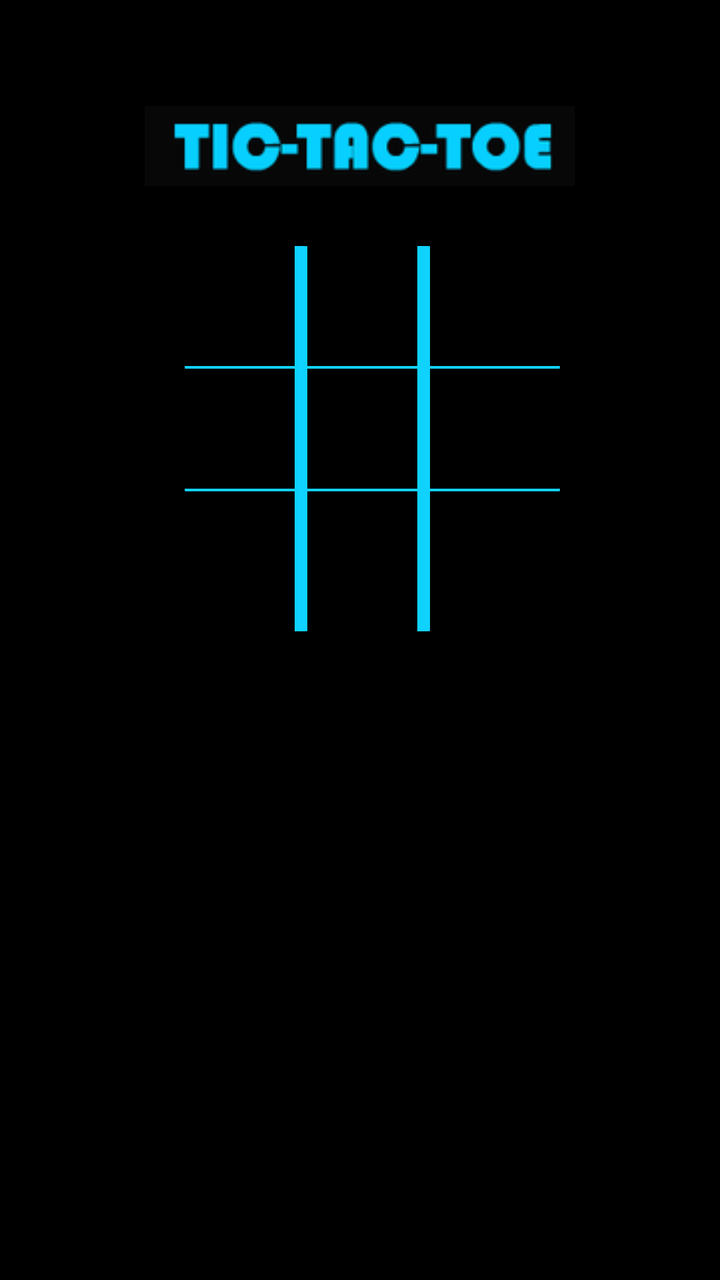
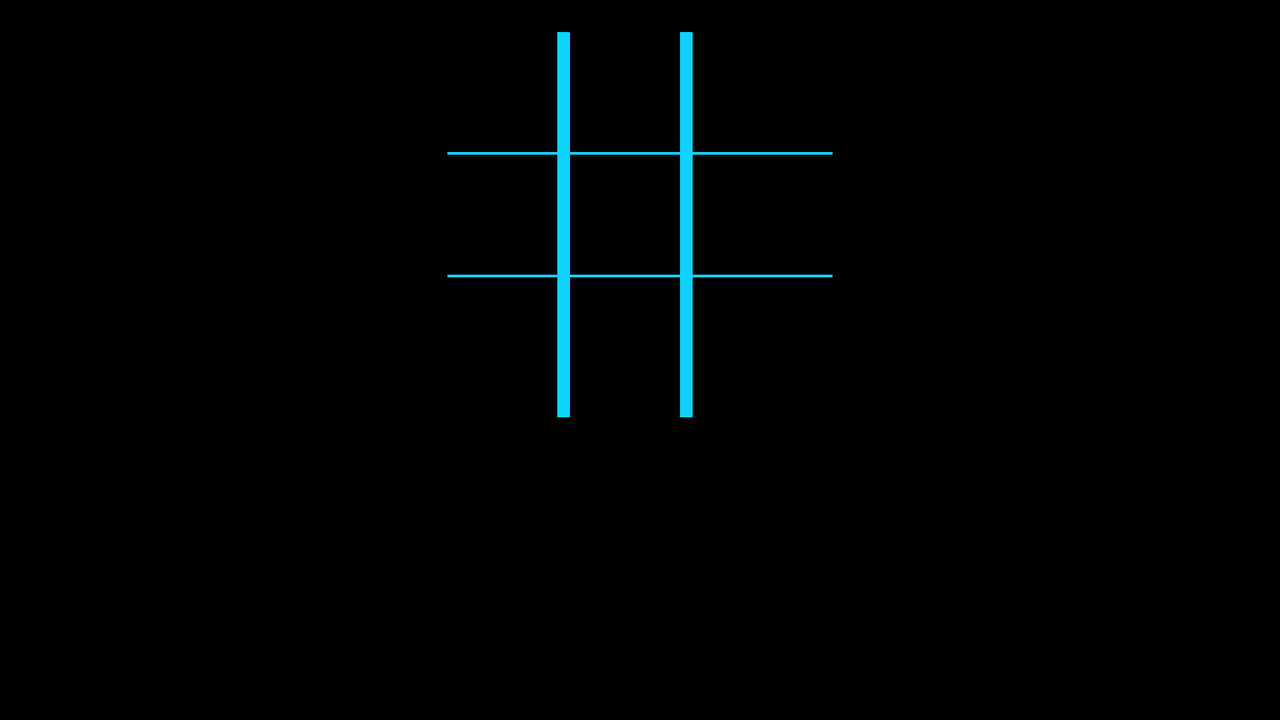

Compare how this app lays out the same screen by default and in its alternative resource folder. The renders come first, then the two layout files and the values they reference.
<!-- AndroidManifest.xml: application theme android:Theme.Holo -->
<!-- res/layout/activity_game.xml -->
<RelativeLayout xmlns:android="http://schemas.android.com/apk/res/android"
    xmlns:tools="http://schemas.android.com/tools"
    android:layout_width="match_parent"
    android:layout_height="match_parent"
    android:paddingBottom="@dimen/activity_vertical_margin"
    android:paddingLeft="@dimen/activity_horizontal_margin"
    android:paddingRight="@dimen/activity_horizontal_margin"
    android:paddingTop="@dimen/activity_vertical_margin"
    tools:context=".Game" 
    >

    <GridLayout
        android:id="@+id/gridLayout"
        android:layout_width="wrap_content"
        android:layout_height="wrap_content"
        android:layout_alignLeft="@+id/imageView1"
        android:layout_below="@+id/imageView1"
        android:layout_marginLeft="20dp"
        android:layout_marginTop="30dp"
        android:columnCount="3"
        android:orientation="horizontal"
        android:padding="0dp"
        android:rowCount="3"
        android:visibility="visible" >

        <Button
            android:id="@+id/button1"
            android:layout_width="70dp"
            android:layout_height="70dp"
            android:layout_gravity="left"
            android:background="@drawable/box_back_1"
            android:onClick="buttonClicked"
            android:tag="0"
            android:text=""
            android:textAppearance="?android:attr/textAppearanceLarge" />

        <Button
            android:id="@+id/button2"
            android:layout_gravity="left"
            android:layout_marginLeft="-9dp"
            android:layout_width="70dp"
            android:layout_height="70dp"
            android:tag="1"
            android:background="@drawable/box_back_1"  
            android:onClick="buttonClicked"
            android:textAppearance="?android:attr/textAppearanceLarge"
            android:text="" />

        <Button
            android:id="@+id/button3"
            android:layout_width="65dp"
            android:layout_height="70dp"
            android:layout_gravity="left"
            android:layout_marginLeft="-9dp"
            android:background="@drawable/box_back_2"
            android:onClick="buttonClicked"
            android:tag="2"
            android:text=""
            android:textAppearance="?android:attr/textAppearanceLarge" />

        <Button
            android:id="@+id/button4"
            android:layout_gravity="left"
            android:layout_marginTop="-9dp"
            android:layout_width="70dp"
            android:layout_height="70dp"
            android:tag="3"
            android:onClick="buttonClicked"
            android:textAppearance="?android:attr/textAppearanceLarge"
            android:background="@drawable/box_back_1"  
            
            android:text="" />

        <Button
            android:id="@+id/button5"
            android:layout_width="70dp"
            android:layout_height="70dp"
            android:layout_gravity="left"
            android:layout_marginLeft="-9dp"
            android:layout_marginTop="-9dp"
            android:background="@drawable/box_back_1"
            android:onClick="buttonClicked"
            android:tag="4"
            android:text=""
            android:textAppearance="?android:attr/textAppearanceLarge" />

        <Button
            android:id="@+id/button6"
            android:layout_width="65dp"
            android:layout_height="70dp"
            android:layout_gravity="left"
            android:layout_marginLeft="-9dp"
            android:layout_marginTop="-9dp"
            android:background="@drawable/box_back_2"
            android:onClick="buttonClicked"
            android:tag="5"
            android:text=""
            
            android:textAppearance="?android:attr/textAppearanceLarge" />

        <Button
            android:id="@+id/button7"
            android:layout_gravity="left"
            android:layout_marginTop="-9dp"
            android:layout_width="70dp"
            android:layout_height="70dp"
            android:tag="6"
            android:background="@drawable/back_box_3" 
            android:onClick="buttonClicked" 
            android:textAppearance="?android:attr/textAppearanceLarge"
            android:text="" />

        <Button
            android:id="@+id/button8"
            android:layout_gravity="left"
            android:layout_marginLeft="-9dp"
            android:layout_marginTop="-9dp"
            android:layout_width="70dp"
            android:layout_height="70dp"
            android:tag="7"
            android:background="@drawable/back_box_3"  
            android:onClick="buttonClicked"
            android:textAppearance="?android:attr/textAppearanceLarge"
            android:text="" />

        <Button
            android:id="@+id/button9"
            android:layout_gravity="left"
            android:layout_marginLeft="-9dp"
            android:layout_marginTop="-9dp"
            android:layout_width="65dp"
            android:layout_height="70dp"
            android:tag="8"
            android:background="@drawable/back_box_4" 
            android:textAppearance="?android:attr/textAppearanceLarge" 
			android:onClick="buttonClicked"
            android:text="" />

    </GridLayout>

    <ImageView
        android:id="@+id/imageView1"
        android:layout_width="wrap_content"
        android:layout_height="wrap_content"
        android:layout_alignParentTop="true"
        android:layout_centerHorizontal="true"
        android:layout_marginTop="53dp"
        android:contentDescription="@string/app_name"
        android:onClick="initialize_player"
        android:src="@drawable/label" />

</RelativeLayout>
<!-- resources referenced by this layout -->
<resources>
  <!-- drawable back_box_3 (drawable) -->
  <?xml version="1.0" encoding="utf-8"?>
  <layer-list xmlns:android="http://schemas.android.com/apk/res/android" >
      <item >
          <shape>
          <solid 
              android:color="#10D2FF"
               />
          <corners android:radius="10dip"/>
          </shape>
      </item>    
      <item   android:right="15dip">
          <shape >
              <solid android:color="#000000" />
              
              
          </shape>
          
      </item>
  
  </layer-list>
  <!-- drawable back_box_4 (drawable) -->
  <?xml version="1.0" encoding="utf-8"?>
  <layer-list xmlns:android="http://schemas.android.com/apk/res/android" >
        <item >
          <shape>
          <solid 
              android:color="#10D2FF"
               />
          <corners android:radius="10dip"/>
          </shape>
      </item>    
      <item  >
          <shape >
              <solid android:color="#000000" />
              
              
          </shape>
          
      </item>
  
      
      
  
  </layer-list>
  <!-- drawable box_back_1 (drawable) -->
  <?xml version="1.0" encoding="utf-8"?>
  <layer-list xmlns:android="http://schemas.android.com/apk/res/android" >
      <item >
          <shape>
          <solid 
              android:color="#10D2FF"
               />
          <corners android:radius="10dip"/>
          </shape>
      </item>    
      <item android:right="15dip" android:bottom="10dip">
          <shape >
              <solid android:color="#000000" />
              
              
          </shape>
          
      </item>
  
  </layer-list>
  <!-- drawable box_back_2 (drawable) -->
  <?xml version="1.0" encoding="utf-8"?>
  <layer-list xmlns:android="http://schemas.android.com/apk/res/android" >
      <item >
          <shape>
          <solid 
              android:color="#10D2FF"
               />
          <corners android:radius="10dip"/>
          </shape>
      </item>    
      <item  android:bottom="10dip">
          <shape >
              <solid android:color="#000000" />
              
              
          </shape>
          
      </item>
  
      
  </layer-list>
  <!-- drawable label: png bitmap (drawable, 12791 bytes) -->
  <string name="app_name">Tic-Tac-Toh</string>
</resources>
<!-- res/layout-land/activity_game.xml (the author's variant of the layout above) -->
<!-- drawn on the phone turned sideways -->
<RelativeLayout xmlns:android="http://schemas.android.com/apk/res/android"
    xmlns:tools="http://schemas.android.com/tools"
    android:layout_width="match_parent"
    android:layout_height="match_parent"
    android:paddingBottom="@dimen/activity_vertical_margin"
    android:paddingLeft="@dimen/activity_horizontal_margin"
    android:paddingRight="@dimen/activity_horizontal_margin"
    android:paddingTop="@dimen/activity_vertical_margin"
    tools:context=".Game" 
    >

    <GridLayout
        android:layout_width="wrap_content"
        android:layout_height="wrap_content"
        android:layout_alignParentTop="true"
        android:layout_centerHorizontal="true"
        android:layout_marginTop="16dp"
        android:columnCount="3"
        android:padding="0dp"
        android:rowCount="3" >

        <Button
            android:id="@+id/button1"
            android:layout_width="70dp"
            android:layout_height="70dp"
            android:layout_gravity="left"
            android:background="@drawable/box_back_1"
            android:tag="1" />

        <Button
            android:id="@+id/button2"
            android:layout_width="70dp"
            android:layout_height="70dp"
            android:layout_gravity="left"
            android:layout_marginLeft="-9dp"
            android:background="@drawable/box_back_1"
            android:tag="2" />

        <Button
            android:id="@+id/button3"
            android:layout_width="70dp"
            android:layout_height="70dp"
            android:layout_gravity="left"
            android:layout_marginLeft="-9dp"
            android:background="@drawable/box_back_2"
            android:tag="3" />

        <Button
            android:id="@+id/button4"
            android:layout_width="70dp"
            android:layout_height="70dp"
            android:layout_gravity="left"
            android:layout_marginTop="-9dp"
            android:background="@drawable/box_back_1"
            android:tag="4" />

        <Button
            android:id="@+id/button5"
            android:layout_width="70dp"
            android:layout_height="70dp"
            android:layout_gravity="left"
            android:layout_marginLeft="-9dp"
            android:layout_marginTop="-9dp"
            android:background="@drawable/box_back_1"
            android:tag="5" />

        <Button
            android:id="@+id/button6"
            android:layout_width="70dp"
            android:layout_height="70dp"
            android:layout_gravity="left"
            android:layout_marginLeft="-9dp"
            android:layout_marginTop="-9dp"
            android:background="@drawable/box_back_2"
            android:tag="6" />

        <Button
            android:id="@+id/button7"
            android:layout_width="70dp"
            android:layout_height="70dp"
            android:layout_gravity="left"
            android:layout_marginTop="-9dp"
            android:background="@drawable/back_box_3"
            android:tag="7" />

        <Button
            android:id="@+id/button8"
            android:layout_width="70dp"
            android:layout_height="70dp"
            android:layout_gravity="left"
            android:layout_marginLeft="-9dp"
            android:layout_marginTop="-9dp"
            android:background="@drawable/back_box_3"
            android:tag="8" />

        <Button
            android:id="@+id/button9"
            android:layout_width="70dp"
            android:layout_height="70dp"
            android:layout_gravity="left"
            android:layout_marginLeft="-9dp"
            android:layout_marginTop="-9dp"
            android:background="@drawable/back_box_4"
            android:tag="9" />
    </GridLayout>

</RelativeLayout>
<!-- resources referenced by the variant -->
<!-- as the phone turned sideways resolves them -->
<resources>
  <!-- drawable back_box_3 (drawable) -->
  <?xml version="1.0" encoding="utf-8"?>
  <layer-list xmlns:android="http://schemas.android.com/apk/res/android" >
      <item >
          <shape>
          <solid 
              android:color="#10D2FF"
               />
          <corners android:radius="10dip"/>
          </shape>
      </item>    
      <item   android:right="15dip">
          <shape >
              <solid android:color="#000000" />
              
              
          </shape>
          
      </item>
  
  </layer-list>
  <!-- drawable back_box_4 (drawable) -->
  <?xml version="1.0" encoding="utf-8"?>
  <layer-list xmlns:android="http://schemas.android.com/apk/res/android" >
        <item >
          <shape>
          <solid 
              android:color="#10D2FF"
               />
          <corners android:radius="10dip"/>
          </shape>
      </item>    
      <item  >
          <shape >
              <solid android:color="#000000" />
              
              
          </shape>
          
      </item>
  
      
      
  
  </layer-list>
  <!-- drawable box_back_1 (drawable) -->
  <?xml version="1.0" encoding="utf-8"?>
  <layer-list xmlns:android="http://schemas.android.com/apk/res/android" >
      <item >
          <shape>
          <solid 
              android:color="#10D2FF"
               />
          <corners android:radius="10dip"/>
          </shape>
      </item>    
      <item android:right="15dip" android:bottom="10dip">
          <shape >
              <solid android:color="#000000" />
              
              
          </shape>
          
      </item>
  
  </layer-list>
  <!-- drawable box_back_2 (drawable) -->
  <?xml version="1.0" encoding="utf-8"?>
  <layer-list xmlns:android="http://schemas.android.com/apk/res/android" >
      <item >
          <shape>
          <solid 
              android:color="#10D2FF"
               />
          <corners android:radius="10dip"/>
          </shape>
      </item>    
      <item  android:bottom="10dip">
          <shape >
              <solid android:color="#000000" />
              
              
          </shape>
          
      </item>
  
      
  </layer-list>
</resources>
